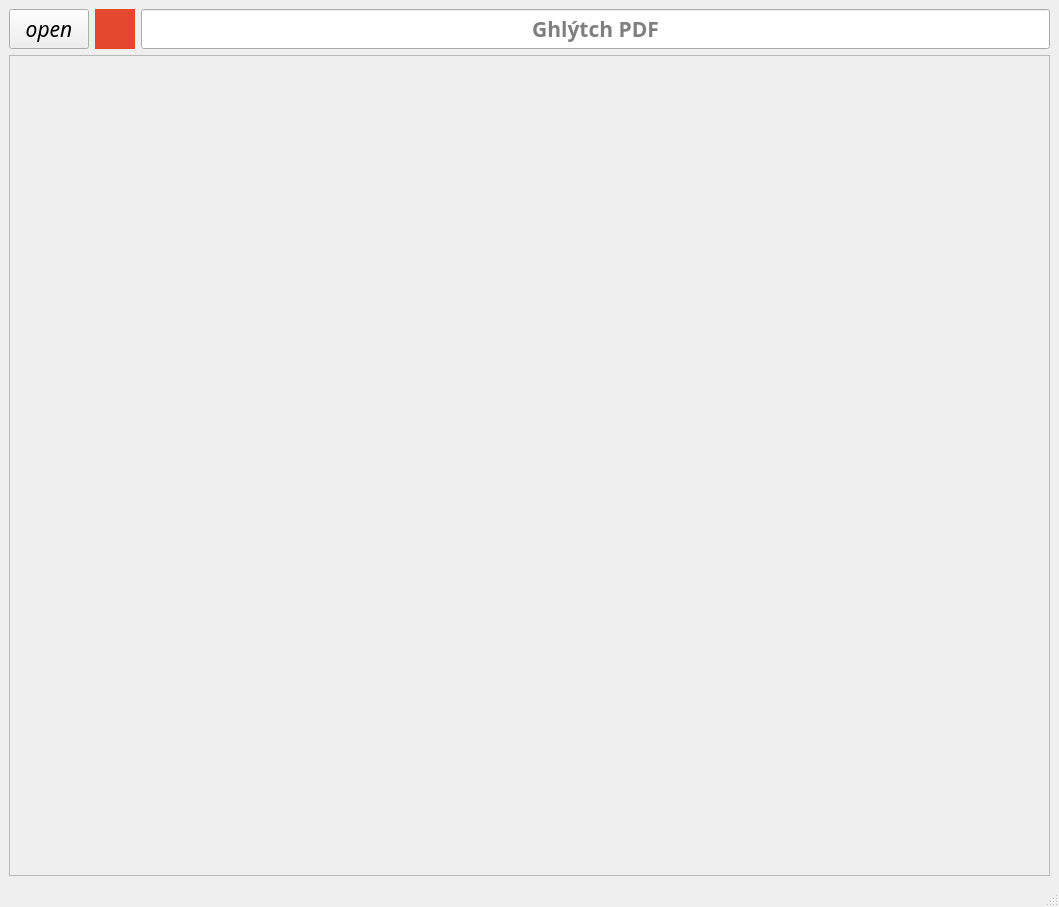
<?xml version="1.0" encoding="UTF-8"?>
<ui version="4.0">
 <class>MainWindow</class>
 <widget class="QMainWindow" name="MainWindow">
  <property name="geometry">
   <rect>
    <x>0</x>
    <y>0</y>
    <width>1059</width>
    <height>907</height>
   </rect>
  </property>
  <property name="windowTitle">
   <string>Ghlýtch PDF</string>
  </property>
  <property name="windowIcon">
   <iconset>
    <normaloff>glitch.ico</normaloff>glitch.ico</iconset>
  </property>
  <widget class="QWidget" name="centralwidget">
   <layout class="QVBoxLayout" name="verticalLayout">
    <item>
     <layout class="QHBoxLayout" name="horizontalLayout">
      <item>
       <widget class="QPushButton" name="open_button">
        <property name="minimumSize">
         <size>
          <width>0</width>
          <height>40</height>
         </size>
        </property>
        <property name="font">
         <font>
          <family>Harlow Solid Italic</family>
          <pointsize>16</pointsize>
          <weight>50</weight>
          <italic>true</italic>
          <bold>false</bold>
         </font>
        </property>
        <property name="focusPolicy">
         <enum>Qt::NoFocus</enum>
        </property>
        <property name="text">
         <string>open</string>
        </property>
       </widget>
      </item>
      <item>
       <widget class="QLabel" name="toc_flag_label">
        <property name="sizePolicy">
         <sizepolicy hsizetype="Preferred" vsizetype="Preferred">
          <horstretch>0</horstretch>
          <verstretch>0</verstretch>
         </sizepolicy>
        </property>
        <property name="minimumSize">
         <size>
          <width>40</width>
          <height>0</height>
         </size>
        </property>
        <property name="maximumSize">
         <size>
          <width>30</width>
          <height>16777215</height>
         </size>
        </property>
        <property name="autoFillBackground">
         <bool>false</bool>
        </property>
        <property name="styleSheet">
         <string notr="true">QLabel{background:rgb(226, 73, 46)}</string>
        </property>
        <property name="text">
         <string/>
        </property>
       </widget>
      </item>
      <item>
       <widget class="QLineEdit" name="everything_edit">
        <property name="minimumSize">
         <size>
          <width>0</width>
          <height>40</height>
         </size>
        </property>
        <property name="font">
         <font>
          <family>Magneto</family>
          <pointsize>16</pointsize>
          <weight>75</weight>
          <italic>false</italic>
          <bold>true</bold>
         </font>
        </property>
        <property name="focusPolicy">
         <enum>Qt::ClickFocus</enum>
        </property>
        <property name="alignment">
         <set>Qt::AlignCenter</set>
        </property>
        <property name="placeholderText">
         <string>Ghlýtch PDF</string>
        </property>
       </widget>
      </item>
     </layout>
    </item>
    <item>
     <widget class="QScrollArea" name="scrollArea">
      <property name="focusPolicy">
       <enum>Qt::NoFocus</enum>
      </property>
      <property name="widgetResizable">
       <bool>true</bool>
      </property>
      <widget class="QWidget" name="scrollAreaWidgetContents">
       <property name="geometry">
        <rect>
         <x>0</x>
         <y>0</y>
         <width>1035</width>
         <height>783</height>
        </rect>
       </property>
       <property name="minimumSize">
        <size>
         <width>0</width>
         <height>0</height>
        </size>
       </property>
       <layout class="QHBoxLayout" name="horizontalLayout_2">
        <item>
         <widget class="QLabel" name="display_label">
          <property name="styleSheet">
           <string notr="true"/>
          </property>
          <property name="text">
           <string/>
          </property>
          <property name="alignment">
           <set>Qt::AlignCenter</set>
          </property>
         </widget>
        </item>
       </layout>
      </widget>
     </widget>
    </item>
   </layout>
  </widget>
  <widget class="QMenuBar" name="menubar">
   <property name="geometry">
    <rect>
     <x>0</x>
     <y>0</y>
     <width>1059</width>
     <height>26</height>
    </rect>
   </property>
  </widget>
  <widget class="QStatusBar" name="statusbar"/>
 </widget>
 <resources/>
 <connections/>
</ui>
